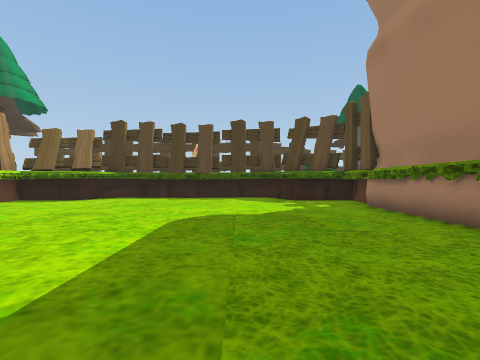
[1] (above)

16 first-person views from a walk through a Unity game level. The camera is 1.4 m above the floor, looks level and sees 85° across. The floor is counted in squares, 2 m on a side. Each view is taken from the middle of a square. On the plan, view 1 faces up. The plan holds only what a view shows up to about 9 squares ahead; the rest is blank. The place goes on beyond the plan. The player is left out. Some surface patterns are stand-ins.

[2]
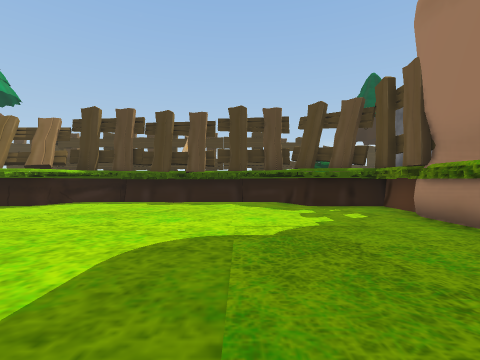

[3]
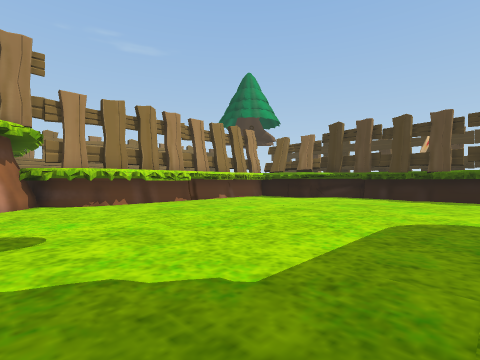

[4]
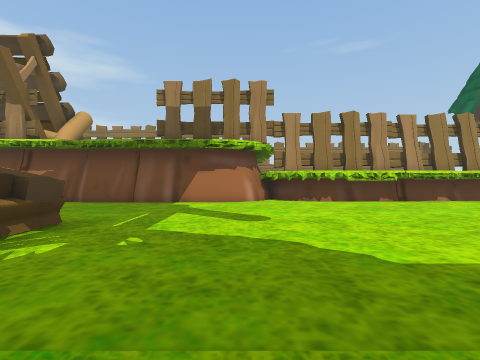

[5]
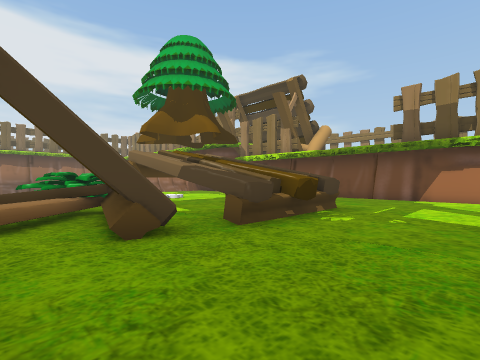

[6]
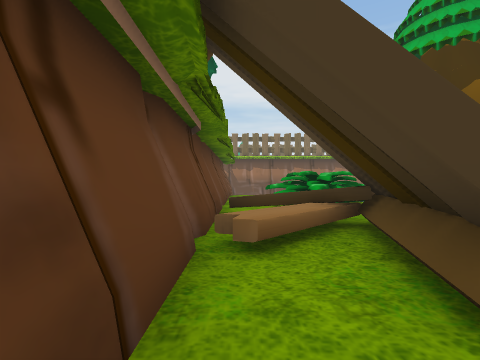

[7]
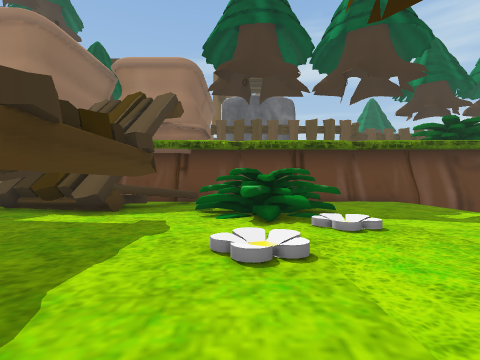

[8]
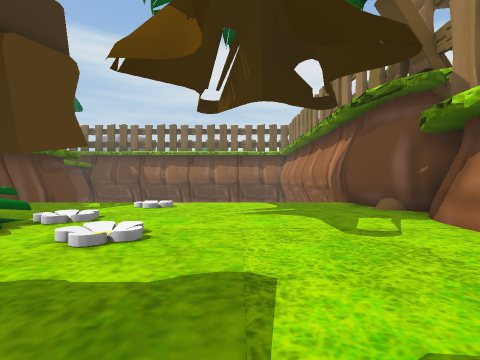

[9]
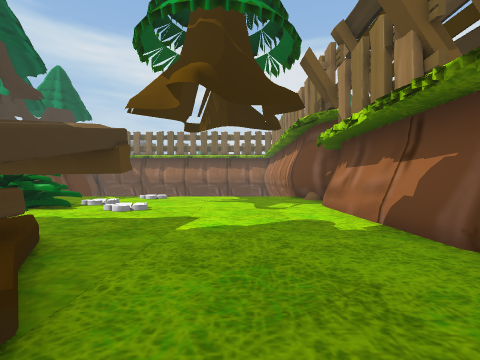

[10]
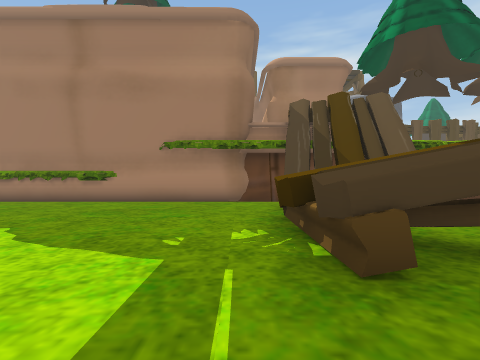

[11]
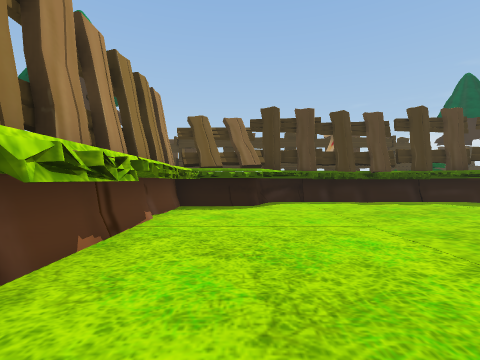

[12]
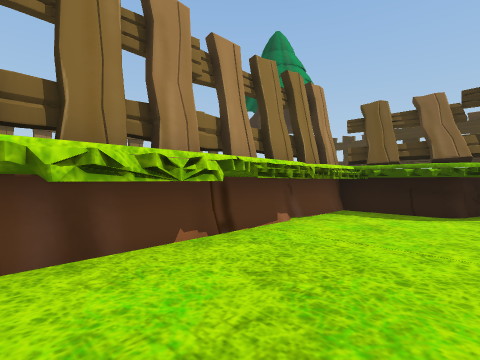

[13]
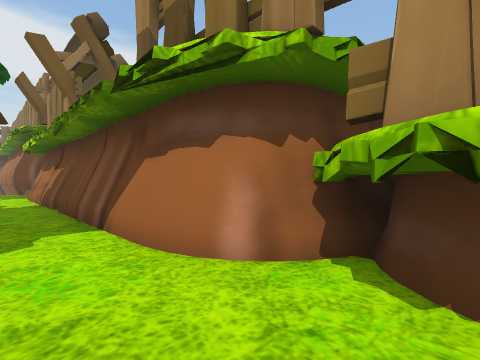

[14]
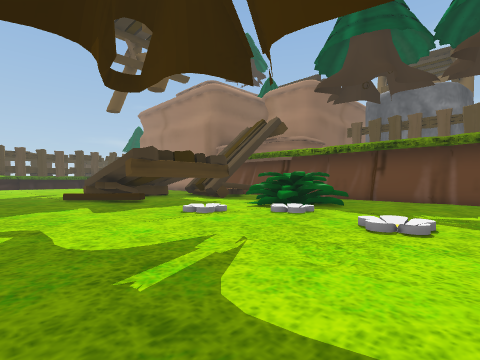

[15]
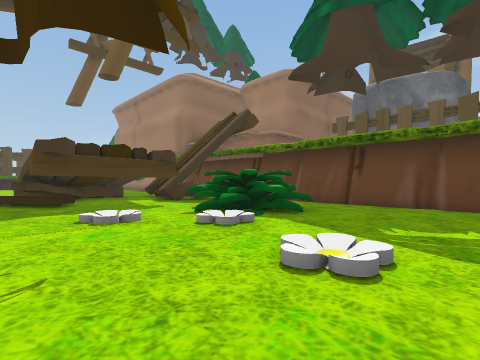

[16]
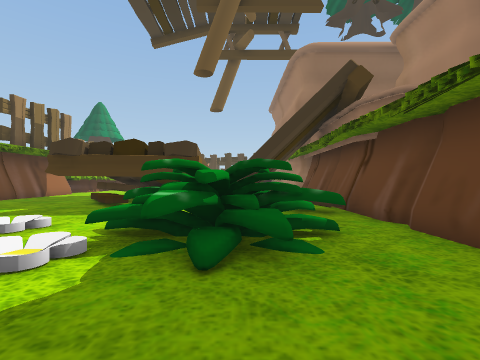

### Floor plan
Key: @ floor where view 1 was taken; # wall or solid block; x gap in a wall; . floor; / step, stairs or slope; ^ raised ledge; F flower; O other object.
Columns run from 8 left of view 1 to 4 right of it. Each row starts with its distance up from view 1.
 11    #######
 10   ###....##
  9 ####......###
  8 ##..........#
  7 #...........#
  6 ##..........#
  5 ##..........#
  4 ##..........#
  3 ##..........#
  2 #...........#
  1 #...........#
  0 #.......@...#
 -1 #/..........#
 -2 #/..........#
 -3 #/...#####..#
 -4 #/../######.#
 -5 #/...#####^^#
 -6 #/...#####^##
 -7 #/...#####^^#
 -8 #........O..#
 -9 #.....F.OOOx#
-10 #.......OOO.#
-11 #......FOO..#
-12 #...........#
-13 #.....F.... #
-14 #.......... #
-15 ##          #

Positions as (right, up) in squares from view 1, and headings:
1: (0, 0), facing up
2: (0, 2), facing up
3: (0, 0), facing up-left
4: (1, 0), facing left
5: (3, 0), facing down-left
6: (3, -2), facing down
7: (-5, -9), facing right
8: (-4, -6), facing down
9: (-5, -3), facing down
10: (-5, -2), facing right
11: (-6, 2), facing up
12: (-5, 3), facing up-left
13: (-6, 2), facing down-left
14: (-6, -14), facing up-right
15: (-4, -14), facing up-right
16: (1, -13), facing up
